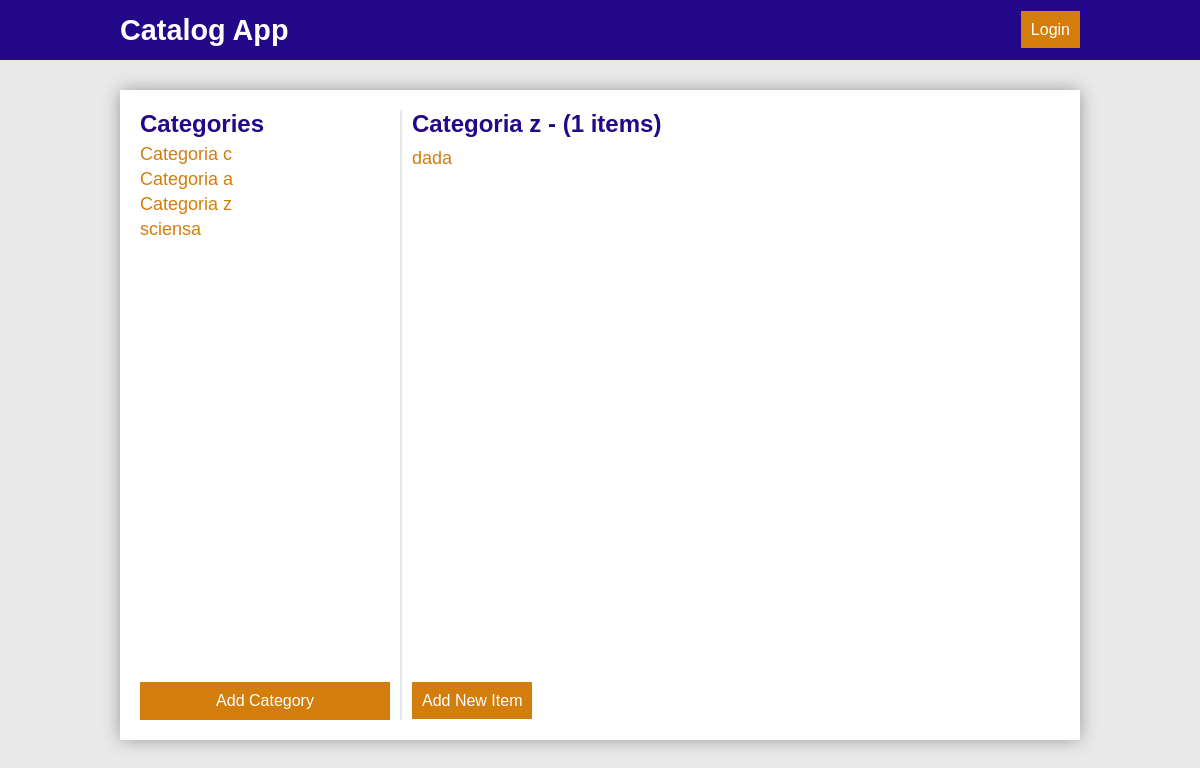
The app's page /catalog/4/items with its own data.
### models.py (models this page shows, shortened)
class Category(Base):
    __tablename__ = 'category'
    id = Column(Integer, primary_key=True)
    title = Column(String(120), nullable=False)
    user_id = Column(Integer, ForeignKey('user.id'))
    user = relationship(User)
    created_at = Column(TIMESTAMP, default=datetime.utcnow, nullable=False)
    updated_at = Column(TIMESTAMP, default=datetime.utcnow,
                        onupdate=datetime.utcnow, nullable=False)

class Item(Base):
    __tablename__ = 'item'
    id = Column(Integer, primary_key=True)
    title = Column(String(120), nullable=False)
    description = Column(String(400), nullable=False)
    user_id = Column(Integer, ForeignKey('user.id'))
    user = relationship(User)
    created_at = Column(TIMESTAMP, default=datetime.utcnow, nullable=False)
    updated_at = Column(TIMESTAMP, default=datetime.utcnow,
                        onupdate=datetime.utcnow, nullable=False)
    categoryId = Column(Integer, ForeignKey('category.id'))
    category = relationship(Category)

### main.py (the view)
@app.route("/catalog/<int:categoryId>/items")
def showCatalogItems(categoryId):
    categories = crud.getAllCategories()
    items = crud.getItemsByCategory(categoryId)
    category = crud.getCategoryById(categoryId)
    logged = userIsLogged()
    owner = userIsOwner(category) if logged else False
    return render_template('items.html', categories=categories, items=items, itemsCount=len(items), category=category, logged=logged, owner=owner)  # noqa

### crud.py (called while the page is built)
def getAllCategories():
    return session.query(Category).all()

def getItemsByCategory(categoryId):
    return session.query(Item).order_by(
        Item.created_at).filter_by(categoryId=categoryId).all()

def getCategoryById(categoryId):
    return session.query(Category).filter_by(id=categoryId).one()

### main.py (called while the page is built)
@app.before_request
def getCurrentUser():
    if 'email' in login_session:
        user = crud.getUserByEmail(login_session['email'])
        if user is not None:
            g.user = user
            g.userId = user.id
            g.userName = user.name
            g.userPicture = user.picture
            g.userEmail = user.email
    else:
        g.user = None

def userIsLogged():
    return False if 'username' not in login_session else True

### templates/items.html (shortened to what this page needs)
{% extends "layout.html" %} {% block title %}Index{% endblock %} {% block head %} {{ super() }} {% endblock %}{%block navbar%}{{
super() }}{%endblock%}{% block content %}
<aside id="side">
    <div>
        <h3>Categories</h3>
        <ul>
            {% for c in categories %}
            <li>
                <a href="{{url_for('showCatalogItems', categoryTitle = c.title, categoryId = c.id)}}" class="list-item">{{c.title}}</a>
            </li>
            {% endfor %}
        </ul>
    </div>
    <a href="{{url_for('newCategory')}}" class="btn btn-primary">Add Category</a>
</aside>
<div id="line"></div>
<article id="article" class="main">
    <div>
        <div id="top-article">
            <h2>{{category.title}} - ({{itemsCount}} items) </h2>
        </div>
        <ul>
            {% for i in items %}
            <li>
                <a href="{{url_for('showItem', catalogItemId = i.category.id, itemId = i.id)}}" class="list">{{i.title}}
            </li>
            {% endfor %}
        </ul>
    </div>
    <div id="buttons">
        <a href="{{url_for('newItem')}}" class="btn btn-primary">Add New Item</a>
    </div>
</article>
{% endblock %}

### static/style.css (style rules this page uses)
* { box-sizing: border-box; margin: 0; font-family: Verdana, Geneva, Tahoma, sans-serif; }
body { background-color: #e9e9e9; }
ul { padding: 0; list-style-type: none; }
li a { font-size: 18px; text-decoration: none; display: block; color: #d37d0c; margin-bottom: 4px; }
.btn { border: 0em; color: #ffffff; padding: 10px 10px; font-size: 16px; text-decoration: none; color: #ffffff; text-align: center; }
.btn-primary { background-color: #d37d0c; }
.main { min-height: 75vh; }
.main h2 { font-size: 24px; color: #24088a; margin-bottom: 10px; }
.main { font-size: 14px; color: #383838; margin-bottom: 10px; }
#side { display: flex; justify-content: space-between; flex-direction: column; width: 250px; }
#side h3 { font-size: 24px; color: #24088a; margin-bottom: 6px; }
#side li { display: flex; align-items: center; }
#side .list-item { flex-grow: 1; }
#line { width: 2px; background-color: #cccccc73; margin: 0 10px; }
#article { flex-grow: 1; display: flex; justify-content: space-between; flex-direction: column; }
#top-article { display: flex; }

### records on screen
Category: title "Categoria c"
Category: title "Categoria a"
Category: title "Categoria z"
Category: title "sciensa"
Item: title "dada"

### other values on screen
{{ itemsCount }} "1"
